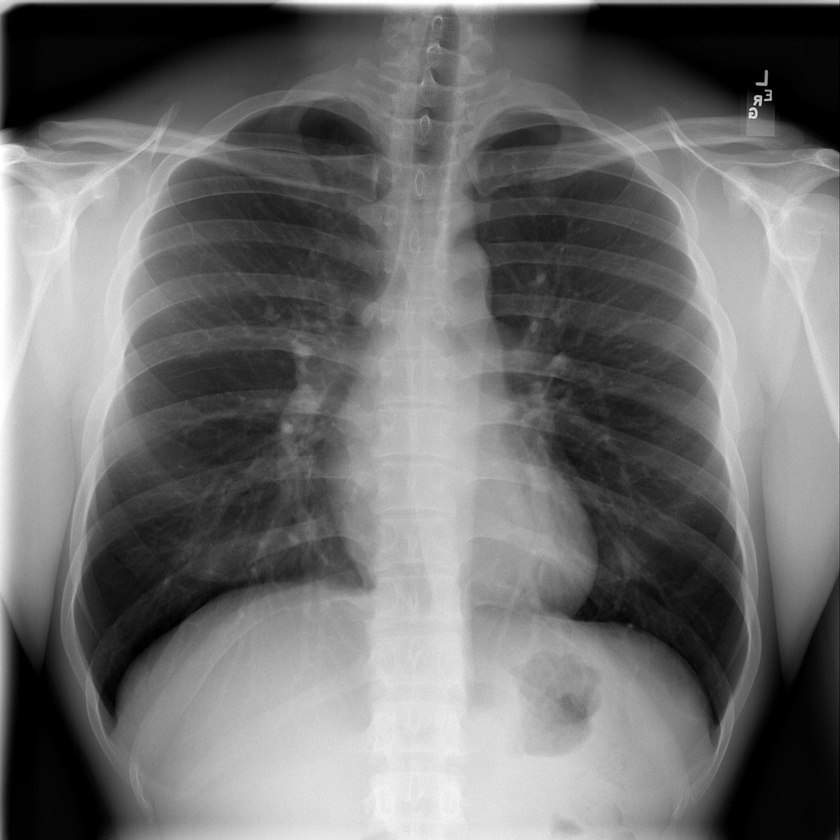
#> input picture assets/00012908_000.jpg, 840 x 840 px, shrunk from 1024 x 1024 before the run, found by its file name
$ jupyter execute clase1.ipynb   (shell and % lines are left out)
#> lines starting #> are read from the running program, lines starting #| are printed output that depends on the picture
# Instalación de paquetes

Datos temporales se almacenan en el RAM.

[cell 1]
a = 11
b = 12
c = a + b
print(c)

# python esta guardando las variables y no las acciones por eso me vota 23 a pesar de cambiar el valor
b = 120
print(c)

[cell 2]
import cv2
import matplotlib.pyplot as plt
import numpy as np

[cell 3]
# leer una imagen
# Se utiliza r para indicarle que es una cadena y que no interpreta las secuencias especiales como el doble salto (\n)
image = cv2.imread(r'C:\Users\HP\Documents\curso-opencv\assets\00012908_000.jpg')
#> image is the input picture: shape (840, 840, 3); min 0, max 255, mean 111

# Convertirlo de BGR a RGB
image = cv2.cvtColor(image, cv2.COLOR_BGR2RGB)

[cell 4]
# Convertir la tupla en un array
image = np.array(image)
image.shape
#> Out = (840, 840, 3)

[cell 5]
plt.imshow(image)

Cada pixel tiene un númerito y es conformado como si fuera una matriz

RGB
<br>R(Rojo) posición 0
<br>G(Verde) posición 1
<br>B(Azul) posición 2

[cell 6]
plt.imshow(image[:,:,0])
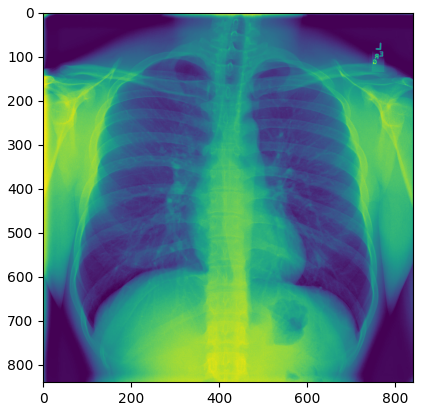
#> figure drawn by matplotlib, 1 panel

[cell 7]
plt.imshow(image[:,:,1])

[cell 8]
plt.imshow(image[:,:,2])

Gráfica de escaner de un cáncer en el pulmón

[cell 9]
image2 = cv2.imread(r'C:\Users\HP\Documents\curso-opencv\assets\00013012024_000.jpeg')
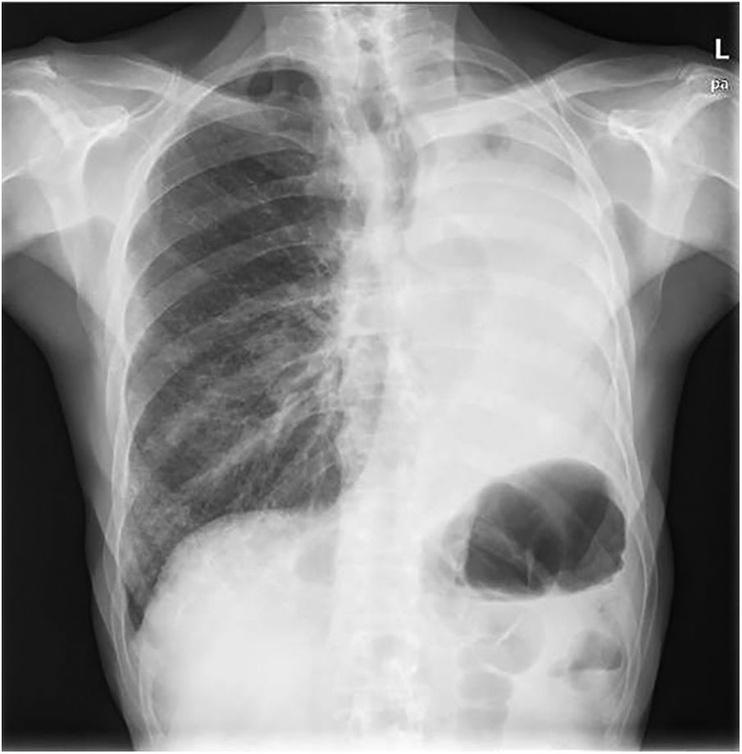
#> input picture assets/00013012024_000.jpeg, 742 x 754 px, shrunk from 905 x 919 before the run, found by its file name
#> image2 is the input picture: shape (754, 742, 3); min 0, max 255, mean 144.5
image2 = cv2.cvtColor(image2, cv2.COLOR_BGR2RGB)

[cell 10]
plt.imshow(image2)

[cell 11]
plt.imshow(image2[:,:, 0])
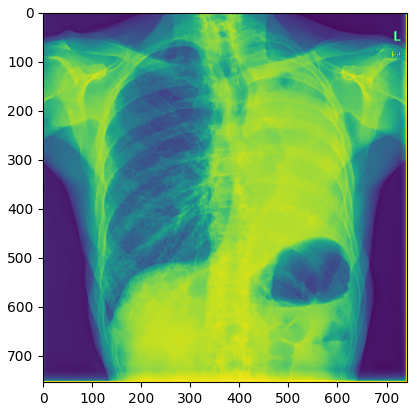
#> figure drawn by matplotlib, 1 panel
